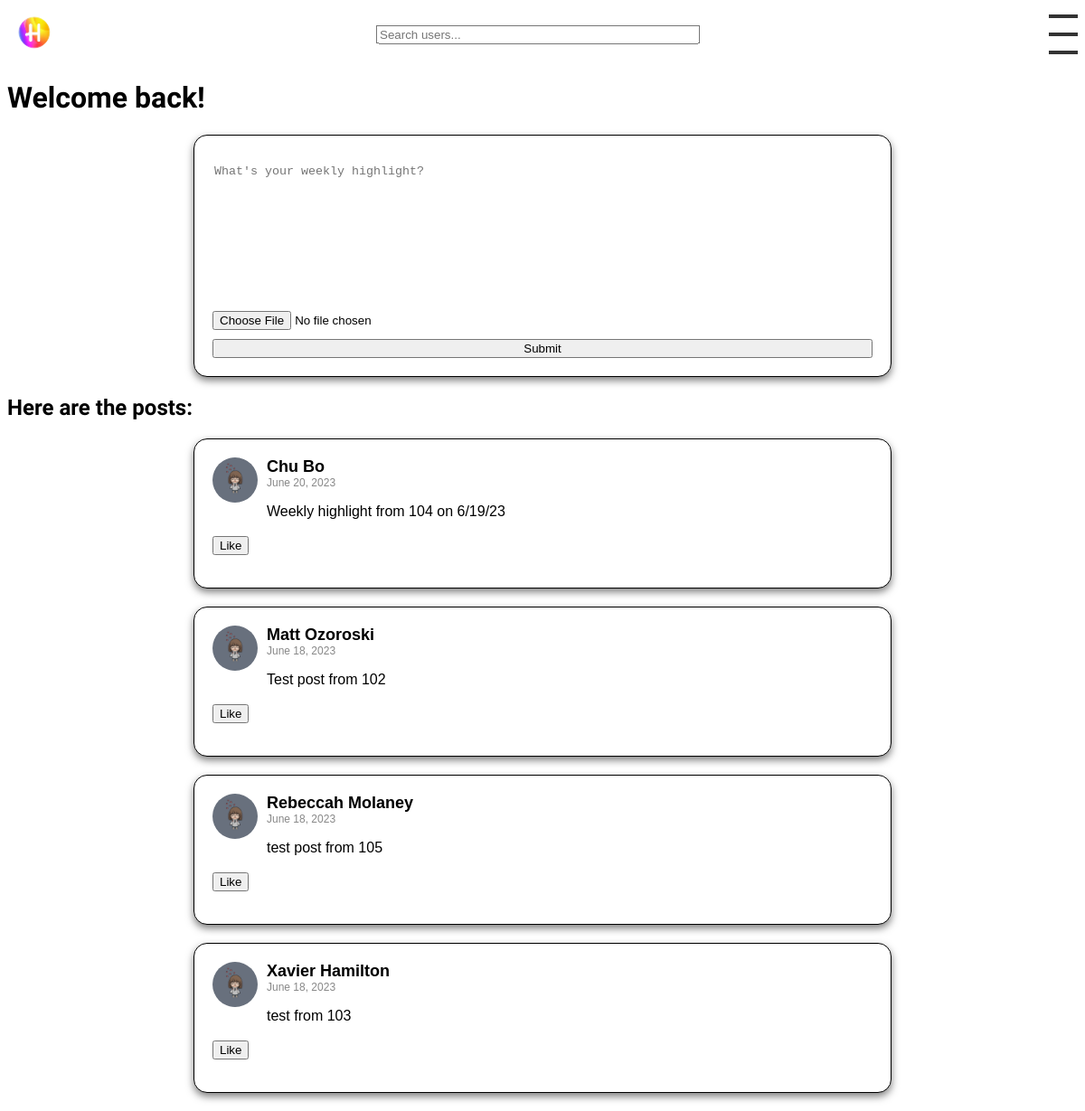
The app's page / (signed in) with its own data.
### posts/models.py (models this page shows, shortened)
class Post(models.Model):
    user = models.ForeignKey(User, on_delete=models.CASCADE, related_name='posts')
    text = models.TextField()
    image = models.ImageField(upload_to='images/', blank=True, null=True)
    likes = models.ManyToManyField(User, related_name='likes', blank=True)
    created_at = models.DateTimeField(auto_now_add=True)

class Profile(models.Model):
    user = models.OneToOneField(User, on_delete=models.CASCADE)
    image = models.ImageField(upload_to='profile_pics/', default='profile_pics/ProfilePic.jpg', blank=True)
    location = models.CharField(max_length=30, blank=True)
    bio = models.TextField(blank=True)
    friends = models.ManyToManyField("self")
    last_post_time = models.DateTimeField(default=timezone.now)

### posts/views.py (the view, shortened to what this page needs)
# urls.py: 2. Add a URL to urlpatterns:  path('', views.home, name='home')
def home(request):
    can_post = True
    form = PostForm()
    if request.user.is_authenticated:
        if Post.objects.filter(user=request.user, created_at__gte=timezone.now()-timedelta(weeks=1)).exists():
            can_post = False
    colors = ['yellow', 'pink', 'green', 'orange', 'blue']
    shuffled_colors = list(itertools.islice(itertools.cycle(colors), 150))  # Adjust 150 as per your need
    random.shuffle(shuffled_colors)
    if request.user.is_authenticated:
        posts = Post.objects.exclude(user=request.user).exclude(likes=request.user).order_by('-created_at')
        template = 'loggedin.html'
    else:
        posts = Post.objects.all().order_by('-created_at')
        template = 'home.html'
    context = {
        'form': form,
        'posts': posts,
        'shuffled_colors': shuffled_colors,
        'can_post': can_post,
    }
    return render(request, template, context)

### posts/forms.py
class PostForm(forms.ModelForm):
    class Meta:
        model = Post
        fields = ['text', 'image']
    def __init__(self, *args, **kwargs):
        super().__init__(*args, **kwargs)
        self.fields['text'].widget = forms.Textarea(attrs={'placeholder': 'What\'s your weekly highlight?'})

### posts/templatetags/my_filters.py (called while the page is built)
@register.filter
def custom_date(value):
    now = timezone.now()
    diff = now - value
    if diff.days <= 0 and diff.seconds < 3600:
        return str(diff.seconds//60) + " minutes ago"
    elif diff.days <= 0 and diff.seconds >= 3600:
        return str(diff.seconds//3600) + " hours ago"
    elif diff.days >= 1 and diff.days < 7:
        return str(diff.days) + " days ago"
    else:
        return value.strftime("%B %d, %Y")  # If more than a week ago, return a formatted date

### posts/templates/loggedin.html (shortened to what this page needs)
{% extends 'base.html' %}
{% load static %}
{% block content %}
  <h1>Welcome back!</h1>
  <link rel="stylesheet" type="text/css" href="{% static 'css/form.css' %}">
  {% if can_post %}
  <div class="post">
    <form method="post" enctype="multipart/form-data">
      {{ form.text }}
      {{ form.image }}
      <button type="submit">Submit</button>
    </form>
  </div>
  {% endif %}
  <h2>Here are the posts:</h2>
  {% for post in posts %}
  {% include 'post.html' with post=post show_like_button=True %}
  {% endfor %}
{% endblock %}

### posts/templates/post.html (shortened to what this page needs)
{% load static %}
{% load my_filters %}
<link rel="stylesheet" type="text/css" href="{% static 'css/post.css' %}">
<div class="post">
    <div class="post-top">
        <a href="{% url 'view_profile' post.user.username %}">
            <img src="{{ post.user.profile.image.url }}" alt="User Avatar" class="avatar">
        </a>
        <div class="post-content">
            <div class="user-detail">
                <a href="{% url 'view_profile' post.user.username %}" class="username">{{ post.user.first_name }} {{ post.user.last_name }}</a>
                <span class="timestamp">{{ post.created_at|custom_date }}</span>
            </div>
            <p class="post-text">{{ post.text }}</p>
        </div>
    </div>
    {% if show_like_button %}
        <div class="interaction-icons">
            <button class="like-button" data-id="{{ post.id }}">
                {% if request.user in post.likes.all %}
                    Unlike
                {% else %}
                    Like
                {% endif %}
            </button>
        </div>
    {% endif %}
</div>

### posts/static/css/form.css (style rules this page uses)
.post { background-color: white; border: 1px solid black; box-shadow: 0px 4px 8px rgba(0, 0, 0, 0.5); border-radius: 15px; margin-bottom: 20px; padding: 20px; font-family: Arial, sans-serif; max-width: 90%; margin: 20px auto; width: 730px; }
form { width: 100%; display: flex; flex-direction: column; align-items: start; }
form textarea, form input[type="file"], form button { margin-top: 10px; width: 100%; }
form textarea { resize: none; border: none; }

### posts/static/css/post.css (style rules this page uses)
.post { background-color: white; border: 1px solid black; box-shadow: 0px 4px 8px rgba(0, 0, 0, 0.5); border-radius: 15px; margin-bottom: 20px; padding: 20px; font-family: Arial, sans-serif; max-width: 90%; margin: 20px auto; width: 730px; }
.post-top { display: flex; align-items: flex-start; }
.avatar { width: 50px; height: 50px; border-radius: 50%; margin-right: 10px; }
.username { color: black; font-size: 18px; font-weight: bold; }
.post-text { color: black; font-size: 16px; margin-bottom: 15px; }
.interaction-icons { color: rgb(255, 204, 153); font-size: 20px; margin-bottom: 15px; }
.timestamp { color: #888; font-size: 12px; text-align: left; }
.user-detail { display: flex; flex-direction: column; justify-content: center; align-items: flex-start; }
.post-content { display: flex; flex-direction: column; justify-content: center; align-items: flex-start; }
.username { color: black; font-size: 18px; font-weight: bold; text-decoration: none; }
.avatar { width: 50px; height: 50px; border-radius: 50%; margin-right: 10px; transition: filter 0.3s; }

### records on screen
Post: user.profile.image (picture), user.first_name "Chu", user.last_name "Bo", created_at|custom_date "June 20, 2023", text "Weekly highlight from 104 on 6/19/23", shows "Like"
Post: user.profile.image (picture), user.first_name "Matt", user.last_name "Ozoroski", created_at|custom_date "June 18, 2023", text "Test post from 102", shows "Like"
Post: user.profile.image (picture), user.first_name "Rebeccah", user.last_name "Molaney", created_at|custom_date "June 18, 2023", text "test post from 105", shows "Like"
Post: user.profile.image (picture), user.first_name "Xavier", user.last_name "Hamilton", created_at|custom_date "June 18, 2023", text "test from 103", shows "Like"
